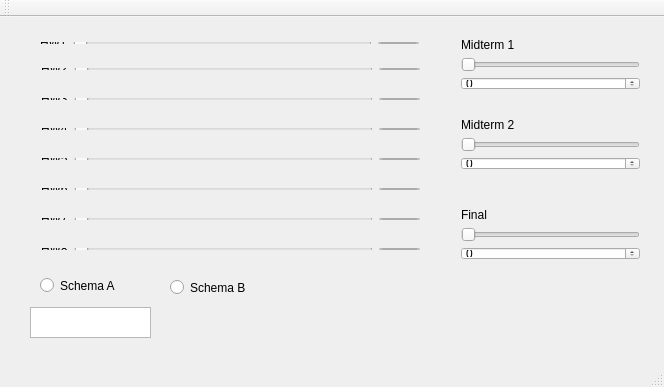
<?xml version="1.0" encoding="UTF-8"?>
<ui version="4.0">
 <class>MainWindow</class>
 <widget class="QMainWindow" name="MainWindow">
  <property name="enabled">
   <bool>true</bool>
  </property>
  <property name="geometry">
   <rect>
    <x>0</x>
    <y>0</y>
    <width>664</width>
    <height>387</height>
   </rect>
  </property>
  <property name="windowTitle">
   <string>MainWindow</string>
  </property>
  <widget class="QWidget" name="centralWidget">
   <widget class="QWidget" name="horizontalLayoutWidget">
    <property name="geometry">
     <rect>
      <x>450</x>
      <y>10</y>
      <width>201</width>
      <height>74</height>
     </rect>
    </property>
    <layout class="QVBoxLayout" name="verticalLayout_2">
     <item>
      <widget class="QLabel" name="label_9">
       <property name="text">
        <string>Midterm 1</string>
       </property>
      </widget>
     </item>
     <item>
      <widget class="QSlider" name="horizontalSlider_9">
       <property name="maximum">
        <number>100</number>
       </property>
       <property name="orientation">
        <enum>Qt::Horizontal</enum>
       </property>
      </widget>
     </item>
     <item>
      <widget class="QSpinBox" name="spinBox_9">
       <property name="maximum">
        <number>100</number>
       </property>
      </widget>
     </item>
    </layout>
   </widget>
   <widget class="QWidget" name="horizontalLayoutWidget_2">
    <property name="geometry">
     <rect>
      <x>29</x>
      <y>14</y>
      <width>401</width>
      <height>24</height>
     </rect>
    </property>
    <layout class="QHBoxLayout" name="horizontalLayout_2">
     <item>
      <widget class="QLabel" name="label">
       <property name="text">
        <string>HW1</string>
       </property>
      </widget>
     </item>
     <item>
      <widget class="QSlider" name="horizontalSlider">
       <property name="maximum">
        <number>20</number>
       </property>
       <property name="orientation">
        <enum>Qt::Horizontal</enum>
       </property>
      </widget>
     </item>
     <item>
      <widget class="QSpinBox" name="spinBox_1">
       <property name="maximum">
        <number>20</number>
       </property>
      </widget>
     </item>
    </layout>
   </widget>
   <widget class="QWidget" name="horizontalLayoutWidget_3">
    <property name="geometry">
     <rect>
      <x>30</x>
      <y>40</y>
      <width>401</width>
      <height>24</height>
     </rect>
    </property>
    <layout class="QHBoxLayout" name="horizontalLayout_3">
     <item>
      <widget class="QLabel" name="label_2">
       <property name="text">
        <string>HW2</string>
       </property>
      </widget>
     </item>
     <item>
      <widget class="QSlider" name="horizontalSlider_2">
       <property name="maximum">
        <number>20</number>
       </property>
       <property name="orientation">
        <enum>Qt::Horizontal</enum>
       </property>
      </widget>
     </item>
     <item>
      <widget class="QSpinBox" name="spinBox_2">
       <property name="maximum">
        <number>20</number>
       </property>
      </widget>
     </item>
    </layout>
   </widget>
   <widget class="QWidget" name="horizontalLayoutWidget_4">
    <property name="geometry">
     <rect>
      <x>30</x>
      <y>70</y>
      <width>401</width>
      <height>24</height>
     </rect>
    </property>
    <layout class="QHBoxLayout" name="horizontalLayout_4">
     <item>
      <widget class="QLabel" name="label_3">
       <property name="text">
        <string>HW3</string>
       </property>
      </widget>
     </item>
     <item>
      <widget class="QSlider" name="horizontalSlider_3">
       <property name="maximum">
        <number>20</number>
       </property>
       <property name="orientation">
        <enum>Qt::Horizontal</enum>
       </property>
      </widget>
     </item>
     <item>
      <widget class="QSpinBox" name="spinBox_3">
       <property name="maximum">
        <number>20</number>
       </property>
      </widget>
     </item>
    </layout>
   </widget>
   <widget class="QWidget" name="horizontalLayoutWidget_5">
    <property name="geometry">
     <rect>
      <x>30</x>
      <y>100</y>
      <width>401</width>
      <height>24</height>
     </rect>
    </property>
    <layout class="QHBoxLayout" name="horizontalLayout_5">
     <item>
      <widget class="QLabel" name="label_4">
       <property name="text">
        <string>HW4</string>
       </property>
      </widget>
     </item>
     <item>
      <widget class="QSlider" name="horizontalSlider_4">
       <property name="maximum">
        <number>20</number>
       </property>
       <property name="orientation">
        <enum>Qt::Horizontal</enum>
       </property>
      </widget>
     </item>
     <item>
      <widget class="QSpinBox" name="spinBox_4">
       <property name="maximum">
        <number>20</number>
       </property>
      </widget>
     </item>
    </layout>
   </widget>
   <widget class="QWidget" name="horizontalLayoutWidget_6">
    <property name="geometry">
     <rect>
      <x>30</x>
      <y>130</y>
      <width>401</width>
      <height>24</height>
     </rect>
    </property>
    <layout class="QHBoxLayout" name="horizontalLayout_6">
     <item>
      <widget class="QLabel" name="label_5">
       <property name="text">
        <string>HW5</string>
       </property>
      </widget>
     </item>
     <item>
      <widget class="QSlider" name="horizontalSlider_5">
       <property name="maximum">
        <number>20</number>
       </property>
       <property name="orientation">
        <enum>Qt::Horizontal</enum>
       </property>
      </widget>
     </item>
     <item>
      <widget class="QSpinBox" name="spinBox_5">
       <property name="maximum">
        <number>20</number>
       </property>
      </widget>
     </item>
    </layout>
   </widget>
   <widget class="QWidget" name="horizontalLayoutWidget_7">
    <property name="geometry">
     <rect>
      <x>30</x>
      <y>160</y>
      <width>401</width>
      <height>24</height>
     </rect>
    </property>
    <layout class="QHBoxLayout" name="horizontalLayout_7">
     <item>
      <widget class="QLabel" name="label_6">
       <property name="text">
        <string>HW6</string>
       </property>
      </widget>
     </item>
     <item>
      <widget class="QSlider" name="horizontalSlider_6">
       <property name="maximum">
        <number>20</number>
       </property>
       <property name="orientation">
        <enum>Qt::Horizontal</enum>
       </property>
      </widget>
     </item>
     <item>
      <widget class="QSpinBox" name="spinBox_6">
       <property name="maximum">
        <number>20</number>
       </property>
      </widget>
     </item>
    </layout>
   </widget>
   <widget class="QWidget" name="horizontalLayoutWidget_8">
    <property name="geometry">
     <rect>
      <x>30</x>
      <y>220</y>
      <width>401</width>
      <height>24</height>
     </rect>
    </property>
    <layout class="QHBoxLayout" name="horizontalLayout_8">
     <item>
      <widget class="QLabel" name="label_7">
       <property name="text">
        <string>HW8</string>
       </property>
      </widget>
     </item>
     <item>
      <widget class="QSlider" name="horizontalSlider_7">
       <property name="maximum">
        <number>20</number>
       </property>
       <property name="orientation">
        <enum>Qt::Horizontal</enum>
       </property>
      </widget>
     </item>
     <item>
      <widget class="QSpinBox" name="spinBox_7">
       <property name="maximum">
        <number>20</number>
       </property>
      </widget>
     </item>
    </layout>
   </widget>
   <widget class="QWidget" name="horizontalLayoutWidget_9">
    <property name="geometry">
     <rect>
      <x>30</x>
      <y>190</y>
      <width>401</width>
      <height>24</height>
     </rect>
    </property>
    <layout class="QHBoxLayout" name="horizontalLayout_9">
     <item>
      <widget class="QLabel" name="label_8">
       <property name="text">
        <string>HW7</string>
       </property>
      </widget>
     </item>
     <item>
      <widget class="QSlider" name="horizontalSlider_8">
       <property name="maximum">
        <number>20</number>
       </property>
       <property name="orientation">
        <enum>Qt::Horizontal</enum>
       </property>
      </widget>
     </item>
     <item>
      <widget class="QSpinBox" name="spinBox_8">
       <property name="maximum">
        <number>20</number>
       </property>
      </widget>
     </item>
    </layout>
   </widget>
   <widget class="QWidget" name="horizontalLayoutWidget_10">
    <property name="geometry">
     <rect>
      <x>450</x>
      <y>90</y>
      <width>201</width>
      <height>74</height>
     </rect>
    </property>
    <layout class="QVBoxLayout" name="verticalLayout_3">
     <item>
      <widget class="QLabel" name="label_10">
       <property name="text">
        <string>Midterm 2</string>
       </property>
      </widget>
     </item>
     <item>
      <widget class="QSlider" name="horizontalSlider_10">
       <property name="maximum">
        <number>100</number>
       </property>
       <property name="orientation">
        <enum>Qt::Horizontal</enum>
       </property>
      </widget>
     </item>
     <item>
      <widget class="QSpinBox" name="spinBox_10">
       <property name="maximum">
        <number>100</number>
       </property>
      </widget>
     </item>
    </layout>
   </widget>
   <widget class="QWidget" name="horizontalLayoutWidget_11">
    <property name="geometry">
     <rect>
      <x>450</x>
      <y>180</y>
      <width>201</width>
      <height>74</height>
     </rect>
    </property>
    <layout class="QVBoxLayout" name="verticalLayout_4">
     <item>
      <widget class="QLabel" name="label_11">
       <property name="text">
        <string>Final</string>
       </property>
      </widget>
     </item>
     <item>
      <widget class="QSlider" name="horizontalSlider_11">
       <property name="maximum">
        <number>100</number>
       </property>
       <property name="orientation">
        <enum>Qt::Horizontal</enum>
       </property>
      </widget>
     </item>
     <item>
      <widget class="QSpinBox" name="spinBox_11">
       <property name="maximum">
        <number>100</number>
       </property>
      </widget>
     </item>
    </layout>
   </widget>
   <widget class="QRadioButton" name="radioButton">
    <property name="geometry">
     <rect>
      <x>40</x>
      <y>258</y>
      <width>115</width>
      <height>21</height>
     </rect>
    </property>
    <property name="text">
     <string>Schema A</string>
    </property>
   </widget>
   <widget class="QRadioButton" name="radioButton_2">
    <property name="geometry">
     <rect>
      <x>170</x>
      <y>260</y>
      <width>115</width>
      <height>21</height>
     </rect>
    </property>
    <property name="text">
     <string>Schema B</string>
    </property>
   </widget>
   <widget class="QTextBrowser" name="textBrowser">
    <property name="geometry">
     <rect>
      <x>30</x>
      <y>290</y>
      <width>121</width>
      <height>31</height>
     </rect>
    </property>
   </widget>
  </widget>
  <widget class="QMenuBar" name="menuBar">
   <property name="geometry">
    <rect>
     <x>0</x>
     <y>0</y>
     <width>664</width>
     <height>26</height>
    </rect>
   </property>
  </widget>
  <widget class="QToolBar" name="mainToolBar">
   <attribute name="toolBarArea">
    <enum>TopToolBarArea</enum>
   </attribute>
   <attribute name="toolBarBreak">
    <bool>false</bool>
   </attribute>
  </widget>
  <widget class="QStatusBar" name="statusBar"/>
 </widget>
 <layoutdefault spacing="6" margin="11"/>
 <resources/>
 <connections>
  <connection>
   <sender>horizontalSlider</sender>
   <signal>valueChanged(int)</signal>
   <receiver>spinBox_1</receiver>
   <slot>setValue(int)</slot>
   <hints>
    <hint type="sourcelabel">
     <x>375</x>
     <y>58</y>
    </hint>
    <hint type="destinationlabel">
     <x>399</x>
     <y>63</y>
    </hint>
   </hints>
  </connection>
  <connection>
   <sender>spinBox_1</sender>
   <signal>valueChanged(int)</signal>
   <receiver>horizontalSlider</receiver>
   <slot>setValue(int)</slot>
   <hints>
    <hint type="sourcelabel">
     <x>406</x>
     <y>66</y>
    </hint>
    <hint type="destinationlabel">
     <x>366</x>
     <y>76</y>
    </hint>
   </hints>
  </connection>
  <connection>
   <sender>horizontalSlider_2</sender>
   <signal>valueChanged(int)</signal>
   <receiver>spinBox_2</receiver>
   <slot>setValue(int)</slot>
   <hints>
    <hint type="sourcelabel">
     <x>376</x>
     <y>87</y>
    </hint>
    <hint type="destinationlabel">
     <x>397</x>
     <y>82</y>
    </hint>
   </hints>
  </connection>
  <connection>
   <sender>spinBox_2</sender>
   <signal>valueChanged(int)</signal>
   <receiver>horizontalSlider_2</receiver>
   <slot>setValue(int)</slot>
   <hints>
    <hint type="sourcelabel">
     <x>390</x>
     <y>95</y>
    </hint>
    <hint type="destinationlabel">
     <x>376</x>
     <y>99</y>
    </hint>
   </hints>
  </connection>
  <connection>
   <sender>horizontalSlider_3</sender>
   <signal>valueChanged(int)</signal>
   <receiver>spinBox_3</receiver>
   <slot>setValue(int)</slot>
   <hints>
    <hint type="sourcelabel">
     <x>376</x>
     <y>117</y>
    </hint>
    <hint type="destinationlabel">
     <x>398</x>
     <y>117</y>
    </hint>
   </hints>
  </connection>
  <connection>
   <sender>spinBox_3</sender>
   <signal>valueChanged(int)</signal>
   <receiver>horizontalSlider_3</receiver>
   <slot>setValue(int)</slot>
   <hints>
    <hint type="sourcelabel">
     <x>406</x>
     <y>128</y>
    </hint>
    <hint type="destinationlabel">
     <x>376</x>
     <y>131</y>
    </hint>
   </hints>
  </connection>
  <connection>
   <sender>horizontalSlider_9</sender>
   <signal>valueChanged(int)</signal>
   <receiver>spinBox_9</receiver>
   <slot>setValue(int)</slot>
   <hints>
    <hint type="sourcelabel">
     <x>578</x>
     <y>84</y>
    </hint>
    <hint type="destinationlabel">
     <x>581</x>
     <y>106</y>
    </hint>
   </hints>
  </connection>
  <connection>
   <sender>spinBox_9</sender>
   <signal>valueChanged(int)</signal>
   <receiver>horizontalSlider_9</receiver>
   <slot>setValue(int)</slot>
   <hints>
    <hint type="sourcelabel">
     <x>566</x>
     <y>106</y>
    </hint>
    <hint type="destinationlabel">
     <x>565</x>
     <y>92</y>
    </hint>
   </hints>
  </connection>
  <connection>
   <sender>spinBox_10</sender>
   <signal>valueChanged(int)</signal>
   <receiver>horizontalSlider_10</receiver>
   <slot>setValue(int)</slot>
   <hints>
    <hint type="sourcelabel">
     <x>626</x>
     <y>184</y>
    </hint>
    <hint type="destinationlabel">
     <x>627</x>
     <y>170</y>
    </hint>
   </hints>
  </connection>
  <connection>
   <sender>horizontalSlider_10</sender>
   <signal>valueChanged(int)</signal>
   <receiver>spinBox_10</receiver>
   <slot>setValue(int)</slot>
   <hints>
    <hint type="sourcelabel">
     <x>512</x>
     <y>172</y>
    </hint>
    <hint type="destinationlabel">
     <x>513</x>
     <y>196</y>
    </hint>
   </hints>
  </connection>
  <connection>
   <sender>horizontalSlider_11</sender>
   <signal>valueChanged(int)</signal>
   <receiver>spinBox_11</receiver>
   <slot>setValue(int)</slot>
   <hints>
    <hint type="sourcelabel">
     <x>485</x>
     <y>251</y>
    </hint>
    <hint type="destinationlabel">
     <x>485</x>
     <y>273</y>
    </hint>
   </hints>
  </connection>
  <connection>
   <sender>spinBox_11</sender>
   <signal>valueChanged(int)</signal>
   <receiver>horizontalSlider_11</receiver>
   <slot>setValue(int)</slot>
   <hints>
    <hint type="sourcelabel">
     <x>581</x>
     <y>277</y>
    </hint>
    <hint type="destinationlabel">
     <x>581</x>
     <y>262</y>
    </hint>
   </hints>
  </connection>
 </connections>
</ui>
